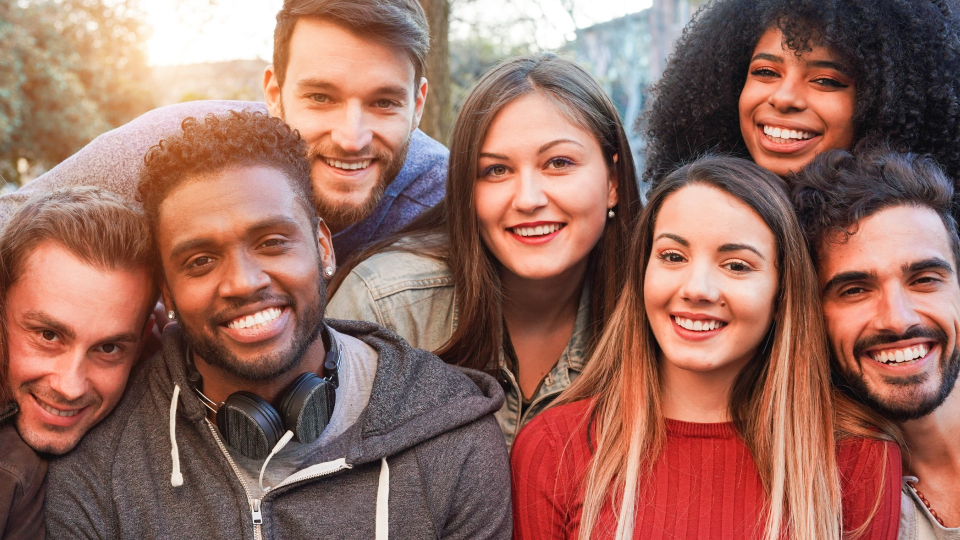
#> input picture Images/group.jpg, 1920 x 1080 px (shown at 1/2 size)
$ python face_detect1.py
#> lines starting #> are read from the running program, lines starting #| are printed output that depends on the picture; after the words box and inside, x2 and y2 are one past the last pixel; in counts of white or black regions, pixels touching at a corner belong together
import cv2 as cv

img= cv.imread('Images/group.jpg')
#> img is the input picture: shape (1080, 1920, 3); mean B, G, R 96.1, 107.2, 150.7
#cv.imshow('Image',img)

resized_img = cv.resize(img, (500,500), interpolation=cv.INTER_CUBIC)
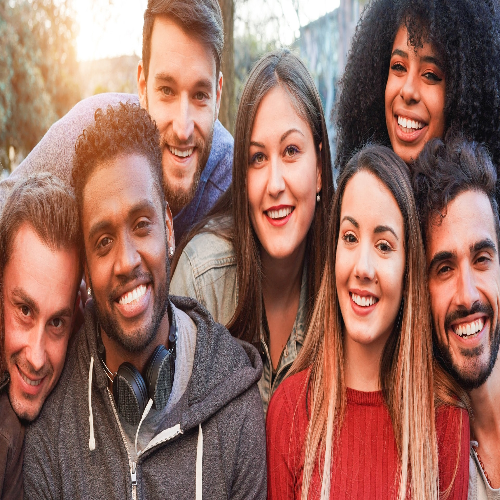
#> resized_img: shape (500, 500, 3); mean B, G, R 96.1, 107.2, 150.7
#cv.imshow('Resized img', resized_img)
gray = cv.cvtColor(resized_img, cv.COLOR_BGR2GRAY)
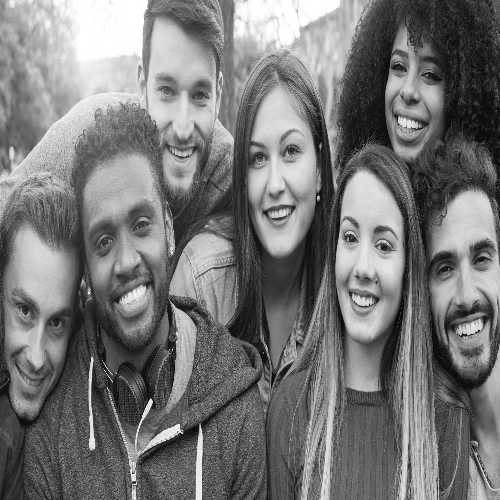
#> gray: shape (500, 500); min 1, max 255, mean 118.9
#cv.imshow('Gray', gray)

haar_cascade = cv.CascadeClassifier('haar_face.xml')

faces_rect = haar_cascade.detectMultiScale(gray, scaleFactor=1.1, minNeighbors=6)
#> faces_rect = [[368, 40, 88, 88], [222, 113, 112, 112], [307, 194, 123, 123]]
#detects only 3 out of the 6 faces since haar cascades is sensitive to noise in imgs
print(f'Number of faces found: {len(faces_rect)}')
#| Number of faces found: 3

for(x,y,w,h) in faces_rect:
    cv.rectangle(resized_img, (x,y), (x+w,y+h), (0,255,0), thickness=2)
#> this loop made 3 passes
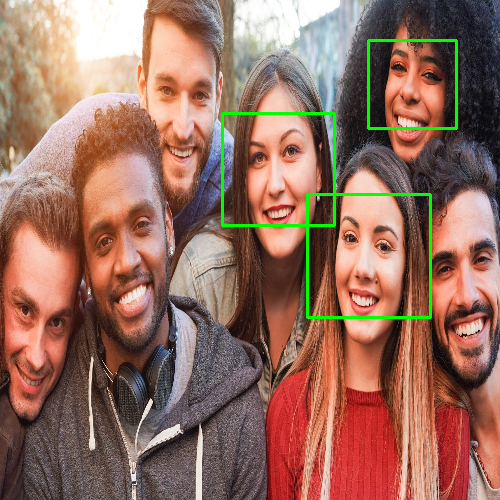
#> resized_img: shape (500, 500, 3); 1.54% of pixels changed, all inside (x1, y1, x2, y2) = (221, 39, 458, 319)

cv.imshow('Detected faces', resized_img)
cv.waitKey(0)

$ run again, with Images/IMG-20160729-WA0006-1.jpg copied over Images/group.jpg
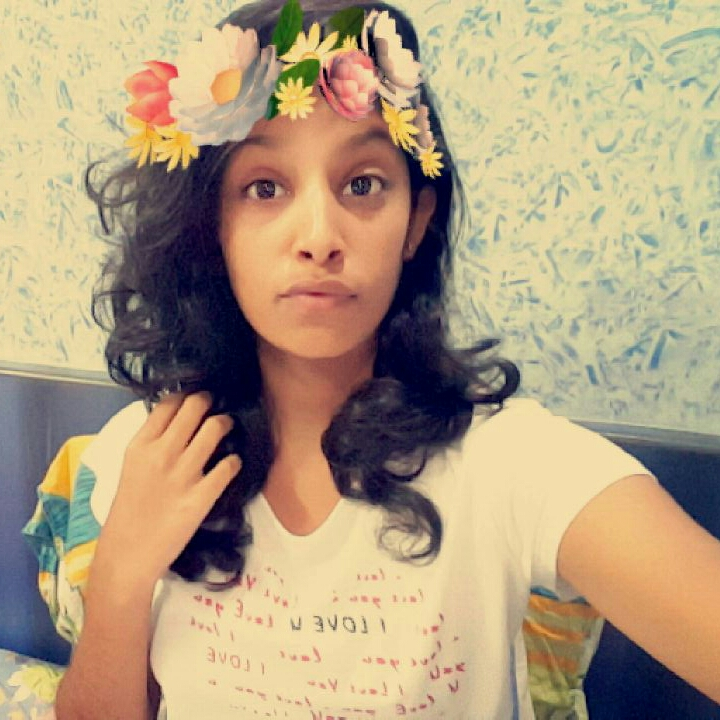
#> input picture Images/IMG-20160729-WA0006-1.jpg, 720 x 720 px
#> img is the input picture: shape (720, 720, 3); mean B, G, R 126.1, 155.1, 175.5
#> `gray = cv.cvtColor(resized_img, cv.COLOR_BGR2GRAY)`:
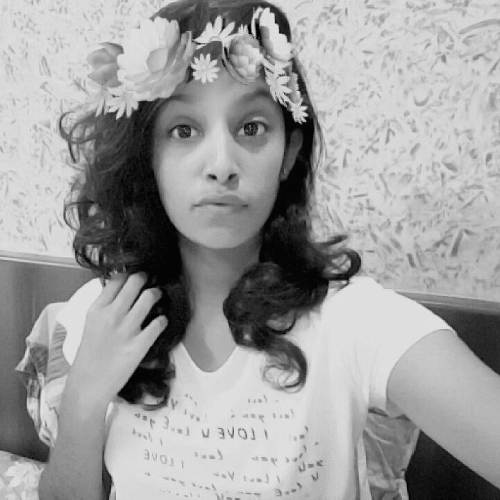
#> gray: shape (500, 500); min 0, max 233, mean 157.9
#> faces_rect = [[136, 74, 170, 170]]
#| Number of faces found: 1
#> the loop `for(x,y,w,h) in faces_rect:` made 1 pass
#> after the loop `for(x,y,w,h) in faces_rect:`:
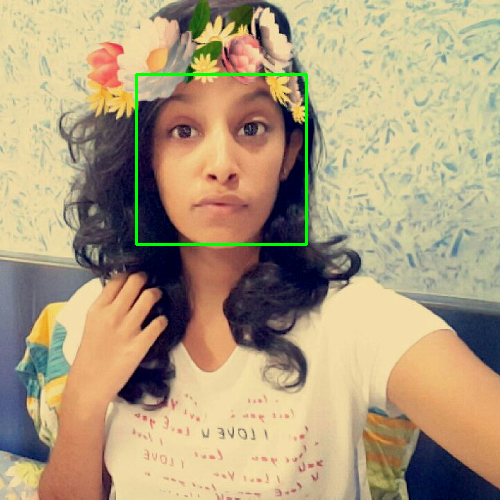
#> resized_img: shape (500, 500, 3); mean B, G, R 125.4, 156.6, 174.7

$ run again, with Images/IMG-20170716-WA0033.jpg copied over Images/group.jpg
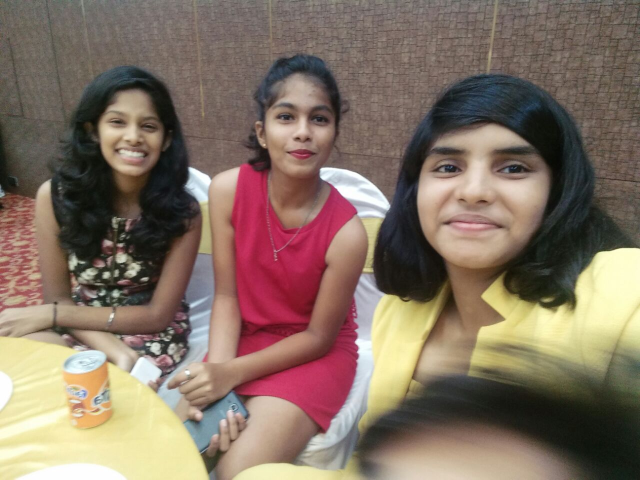
#> input picture Images/IMG-20170716-WA0033.jpg, 1280 x 959 px (shown at 1/2 size)
#> img is the input picture: shape (959, 1280, 3); mean B, G, R 99.3, 112.8, 131.3
#> `gray = cv.cvtColor(resized_img, cv.COLOR_BGR2GRAY)`:
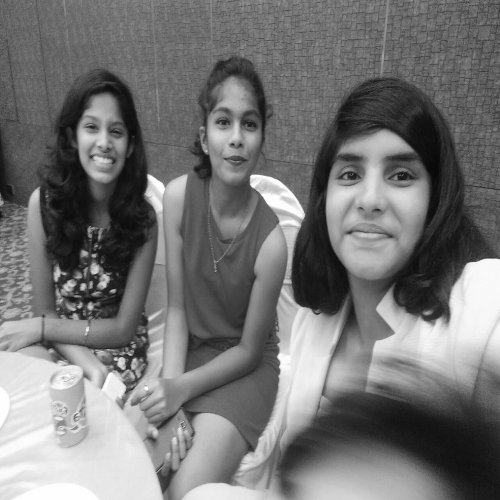
#> gray: shape (500, 500); min 7, max 255, mean 116.8
#> faces_rect = [[68, 102, 71, 71], [198, 94, 77, 77], [302, 118, 142, 142]]
#| Number of faces found: 3
#> the loop `for(x,y,w,h) in faces_rect:` made 3 passes
#> after the loop `for(x,y,w,h) in faces_rect:`:
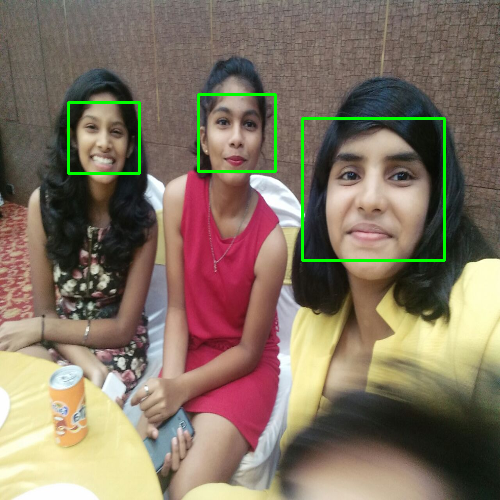
#> resized_img: shape (500, 500, 3); mean B, G, R 98.3, 115.2, 130.1

$ run again, with Images/img1.jpg copied over Images/group.jpg
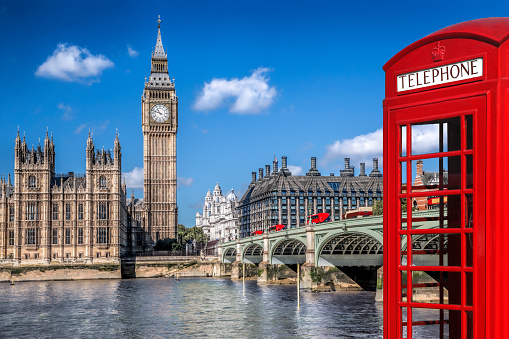
#> input picture Images/img1.jpg, 509 x 339 px
#> img is the input picture: shape (339, 509, 3); mean B, G, R 132.8, 104.8, 102.1
#> `resized_img = cv.resize(img, (500,500), interpolation=cv.INTER_CUBIC)`:
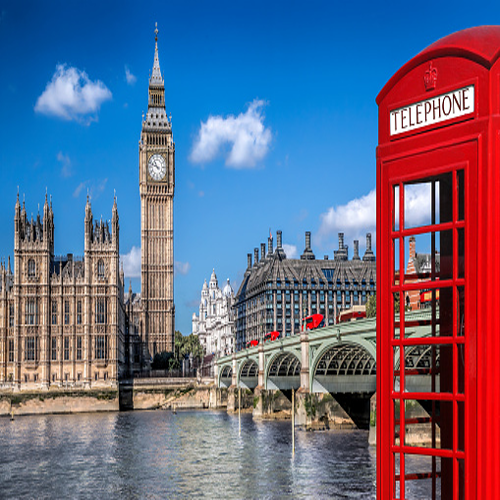
#> resized_img: shape (500, 500, 3); mean B, G, R 132.8, 104.8, 102.1
#> `gray = cv.cvtColor(resized_img, cv.COLOR_BGR2GRAY)`:
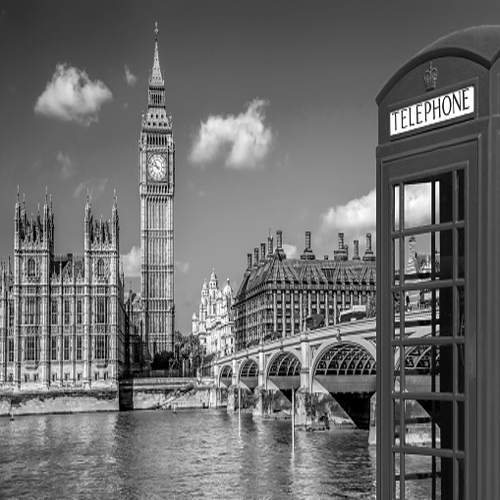
#> gray: shape (500, 500); min 0, max 255, mean 107.2
#> faces_rect = ()
#| Number of faces found: 0
